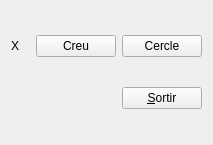
<?xml version="1.0" encoding="UTF-8"?>
<ui version="4.0">
 <class>MyForm</class>
 <widget class="QWidget" name="MyForm">
  <property name="geometry">
   <rect>
    <x>0</x>
    <y>0</y>
    <width>213</width>
    <height>145</height>
   </rect>
  </property>
  <property name="windowTitle">
   <string>Form</string>
  </property>
  <layout class="QVBoxLayout" name="verticalLayout">
   <item>
    <layout class="QHBoxLayout" name="horizontalLayout">
     <item>
      <widget class="MyQLabel" name="label">
       <property name="text">
        <string>X</string>
       </property>
      </widget>
     </item>
     <item>
      <widget class="QPushButton" name="pushButton">
       <property name="text">
        <string>Creu</string>
       </property>
      </widget>
     </item>
     <item>
      <widget class="QPushButton" name="pushButton_2">
       <property name="text">
        <string>Cercle</string>
       </property>
      </widget>
     </item>
    </layout>
   </item>
   <item>
    <layout class="QHBoxLayout" name="horizontalLayout_2">
     <item>
      <spacer name="horizontalSpacer">
       <property name="orientation">
        <enum>Qt::Horizontal</enum>
       </property>
       <property name="sizeHint" stdset="0">
        <size>
         <width>40</width>
         <height>20</height>
        </size>
       </property>
      </spacer>
     </item>
     <item>
      <widget class="QPushButton" name="pushButton_3">
       <property name="text">
        <string>&amp;Sortir</string>
       </property>
      </widget>
     </item>
    </layout>
   </item>
  </layout>
 </widget>
 <customwidgets>
  <customwidget>
   <class>MyQLabel</class>
   <extends>QLabel</extends>
   <header>MyQLabel.h</header>
   <slots>
    <slot>setCreu()</slot>
    <slot>setCercle()</slot>
   </slots>
  </customwidget>
 </customwidgets>
 <resources/>
 <connections>
  <connection>
   <sender>pushButton_3</sender>
   <signal>clicked()</signal>
   <receiver>MyForm</receiver>
   <slot>close()</slot>
   <hints>
    <hint type="sourcelabel">
     <x>156</x>
     <y>101</y>
    </hint>
    <hint type="destinationlabel">
     <x>209</x>
     <y>75</y>
    </hint>
   </hints>
  </connection>
  <connection>
   <sender>pushButton</sender>
   <signal>clicked()</signal>
   <receiver>label</receiver>
   <slot>setCreu()</slot>
   <hints>
    <hint type="sourcelabel">
     <x>72</x>
     <y>47</y>
    </hint>
    <hint type="destinationlabel">
     <x>11</x>
     <y>27</y>
    </hint>
   </hints>
  </connection>
  <connection>
   <sender>pushButton_2</sender>
   <signal>clicked()</signal>
   <receiver>label</receiver>
   <slot>setCercle()</slot>
   <hints>
    <hint type="sourcelabel">
     <x>163</x>
     <y>38</y>
    </hint>
    <hint type="destinationlabel">
     <x>15</x>
     <y>61</y>
    </hint>
   </hints>
  </connection>
 </connections>
</ui>
